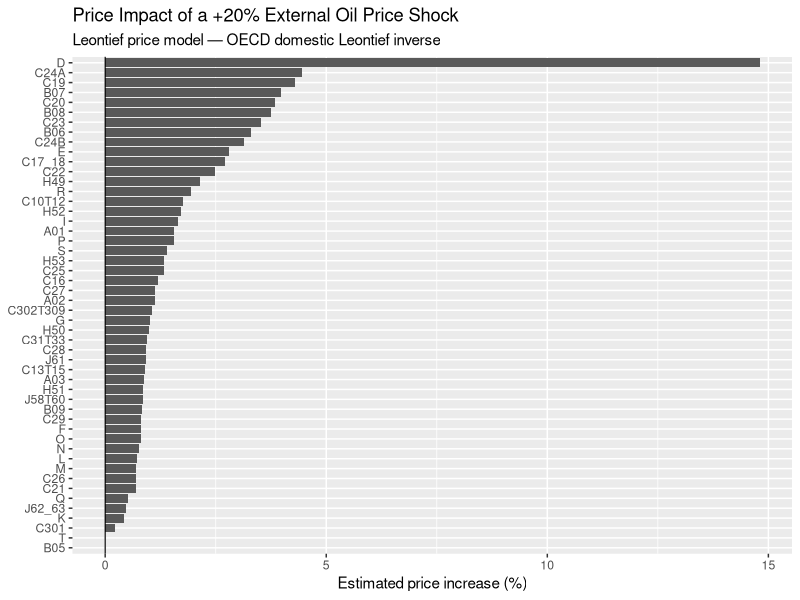

This figure's R source:
## ---- chunk 1
library(tidyverse)
options(scipen = 999)
setwd("~/GitHub/celalguney/posts/input output analysis")

CHE2022ttl <- read_csv("CHE2022ttl.csv") %>% column_to_rownames(var = "...1")
## ---- chunk 2

Z <- as.matrix(CHE2022ttl[1:50, 1:50])       
x <- as.numeric(CHE2022ttl["OUTPUT", 1:50])   

technical_coef <- sweep(Z, 2, x, "/")        

technical_coef[is.nan(technical_coef)] <- 0

## ---- chunk 3

n <- nrow(technical_coef)
leontief_inverse <- solve(diag(n) - technical_coef)

## ---- chunk 4

# Load OECD domestic Leontief inverse
CHE2022LEONTFD <- read_csv("CHE2022LEONTFD.csv")

leontief_dom <- CHE2022LEONTFD |>
  tibble::column_to_rownames("...1") |>
  as.matrix()

leontief_dom_50 <- leontief_dom[1:50, ]   # drop TOTAL row

# Derive A_dom from the OECD domestic Leontief: A = I - L^{-1}
A_dom <- diag(50) - solve(leontief_dom_50)

# Oil/energy sectors: B06 (crude extraction), C19 (petroleum refining), D (energy supply)
oil_sectors <- c("B06", "C19", "D")
oil_idx     <- which(colnames(leontief_dom_50) %in% oil_sectors)

# Direct cost shock per unit of output in each sector j
# = oil input share × 20% external price increase
shock_pct <- 0.20
delta_v   <- colSums(A_dom[oil_idx, , drop = FALSE]) * shock_pct

# Price model propagation: Δp = L^T · Δv
delta_p <- t(leontief_dom_50) %*% delta_v

price_shock_result <- data.frame(
  sector  = colnames(leontief_dom_50),
  delta_p = as.numeric(delta_p) * 100   # in percent
) |>
  arrange(desc(delta_p))

ggplot(price_shock_result, aes(x = delta_p, y = reorder(sector, delta_p))) +
  geom_col() +
  geom_vline(xintercept = 0, linewidth = 0.4) +
  labs(
    title    = "Price Impact of a +20% External Oil Price Shock",
    subtitle = "Leontief price model \u2014 OECD domestic Leontief inverse",
    x        = "Estimated price increase (%)",
    y        = NULL
  )
